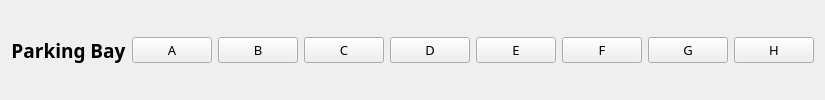
               <widget class="QFrame" name="frame_48">
                <property name="maximumSize">
                 <size>
                  <width>16777215</width>
                  <height>200</height>
                 </size>
                </property>
                <property name="frameShape">
                 <enum>QFrame::NoFrame</enum>
                </property>
                <property name="frameShadow">
                 <enum>QFrame::Raised</enum>
                </property>
                <layout class="QHBoxLayout" name="horizontalLayout_25">
                 <item>
                  <widget class="QLabel" name="label_6">
                   <property name="font">
                    <font>
                     <family>Mitr SemiBold</family>
                     <pointsize>14</pointsize>
                     <weight>75</weight>
                     <bold>true</bold>
                    </font>
                   </property>
                   <property name="text">
                    <string>Parking Bay</string>
                   </property>
                   <property name="alignment">
                    <set>Qt::AlignCenter</set>
                   </property>
                  </widget>
                 </item>
                 <item>
                  <widget class="QPushButton" name="locasort_a_btn">
                   <property name="font">
                    <font>
                     <family>Mitr SemiBold</family>
                     <pointsize>10</pointsize>
                    </font>
                   </property>
                   <property name="cursor">
                    <cursorShape>PointingHandCursor</cursorShape>
                   </property>
                   <property name="text">
                    <string>A</string>
                   </property>
                   <property name="checkable">
                    <bool>true</bool>
                   </property>
                   <property name="checked">
                    <bool>false</bool>
                   </property>
                   <property name="autoExclusive">
                    <bool>true</bool>
                   </property>
                  </widget>
                 </item>
                 <item>
                  <widget class="QPushButton" name="locasort_b_btn">
                   <property name="font">
                    <font>
                     <family>Mitr SemiBold</family>
                     <pointsize>10</pointsize>
                    </font>
                   </property>
                   <property name="cursor">
                    <cursorShape>PointingHandCursor</cursorShape>
                   </property>
                   <property name="text">
                    <string>B</string>
                   </property>
                   <property name="checkable">
                    <bool>true</bool>
                   </property>
                   <property name="checked">
                    <bool>false</bool>
                   </property>
                   <property name="autoExclusive">
                    <bool>true</bool>
                   </property>
                  </widget>
                 </item>
                 <item>
                  <widget class="QPushButton" name="locasort_c_btn">
                   <property name="font">
                    <font>
                     <family>Mitr SemiBold</family>
                     <pointsize>10</pointsize>
                    </font>
                   </property>
                   <property name="cursor">
                    <cursorShape>PointingHandCursor</cursorShape>
                   </property>
                   <property name="text">
                    <string>C</string>
                   </property>
                   <property name="checkable">
                    <bool>true</bool>
                   </property>
                   <property name="checked">
                    <bool>false</bool>
                   </property>
                   <property name="autoExclusive">
                    <bool>true</bool>
                   </property>
                  </widget>
                 </item>
                 <item>
                  <widget class="QPushButton" name="locasort_d_btn">
                   <property name="font">
                    <font>
                     <family>Mitr SemiBold</family>
                     <pointsize>10</pointsize>
                    </font>
                   </property>
                   <property name="cursor">
                    <cursorShape>PointingHandCursor</cursorShape>
                   </property>
                   <property name="text">
                    <string>D</string>
                   </property>
                   <property name="checkable">
                    <bool>true</bool>
                   </property>
                   <property name="checked">
                    <bool>false</bool>
                   </property>
                   <property name="autoExclusive">
                    <bool>true</bool>
                   </property>
                  </widget>
                 </item>
                 <item>
                  <widget class="QPushButton" name="locasort_e_btn">
                   <property name="font">
                    <font>
                     <family>Mitr SemiBold</family>
                     <pointsize>10</pointsize>
                    </font>
                   </property>
                   <property name="cursor">
                    <cursorShape>PointingHandCursor</cursorShape>
                   </property>
                   <property name="text">
                    <string>E</string>
                   </property>
                   <property name="checkable">
                    <bool>true</bool>
                   </property>
                   <property name="checked">
                    <bool>false</bool>
                   </property>
                   <property name="autoExclusive">
                    <bool>true</bool>
                   </property>
                  </widget>
                 </item>
                 <item>
                  <widget class="QPushButton" name="locasort_f_btn">
                   <property name="font">
                    <font>
                     <family>Mitr SemiBold</family>
                     <pointsize>10</pointsize>
                    </font>
                   </property>
                   <property name="cursor">
                    <cursorShape>PointingHandCursor</cursorShape>
                   </property>
                   <property name="text">
                    <string>F</string>
                   </property>
                   <property name="checkable">
                    <bool>true</bool>
                   </property>
                   <property name="checked">
                    <bool>false</bool>
                   </property>
                   <property name="autoExclusive">
                    <bool>true</bool>
                   </property>
                  </widget>
                 </item>
                 <item>
                  <widget class="QPushButton" name="locasort_g_btn">
                   <property name="font">
                    <font>
                     <family>Mitr SemiBold</family>
                     <pointsize>10</pointsize>
                    </font>
                   </property>
                   <property name="cursor">
                    <cursorShape>PointingHandCursor</cursorShape>
                   </property>
                   <property name="text">
                    <string>G</string>
                   </property>
                   <property name="checkable">
                    <bool>true</bool>
                   </property>
                   <property name="checked">
                    <bool>false</bool>
                   </property>
                   <property name="autoExclusive">
                    <bool>true</bool>
                   </property>
                  </widget>
                 </item>
                 <item>
                  <widget class="QPushButton" name="locasort_h_btn">
                   <property name="font">
                    <font>
                     <family>Mitr SemiBold</family>
                     <pointsize>10</pointsize>
                    </font>
                   </property>
                   <property name="cursor">
                    <cursorShape>PointingHandCursor</cursorShape>
                   </property>
                   <property name="text">
                    <string>H</string>
                   </property>
                   <property name="checkable">
                    <bool>true</bool>
                   </property>
                   <property name="checked">
                    <bool>false</bool>
                   </property>
                   <property name="autoExclusive">
                    <bool>true</bool>
                   </property>
                  </widget>
                 </item>
                </layout>
               </widget>
